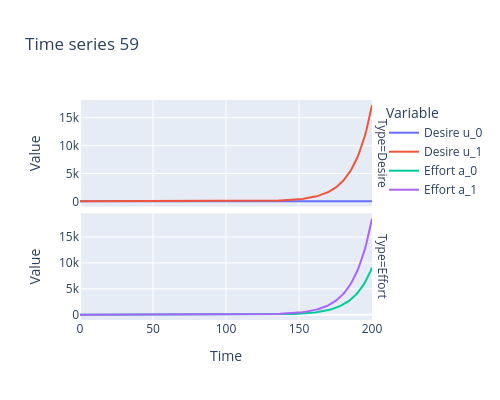
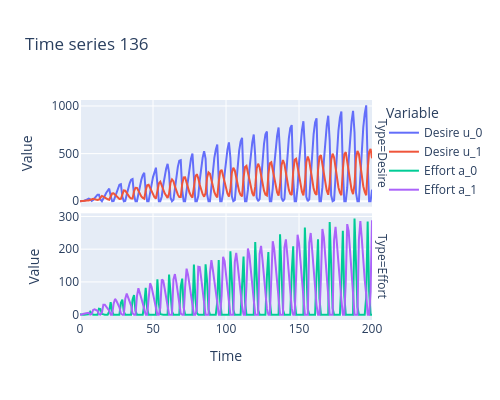
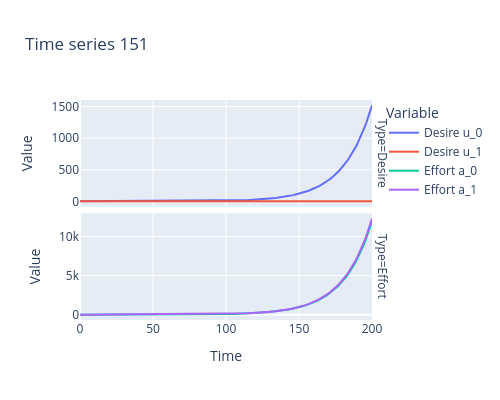
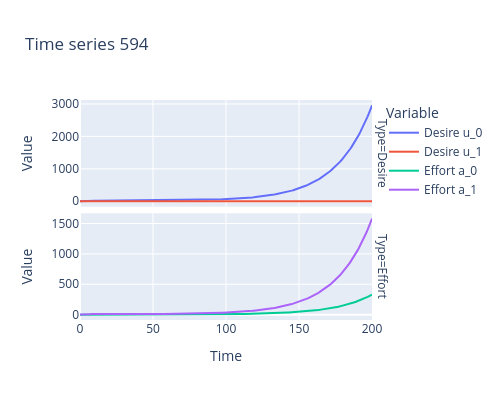

Notebook code cell kept with these figures, in order:
### Markdown cell above
## Clean Data

There might still be some divergent time series in the dataset, which we'd like to remove before final processing.
The heuristic for stability checking is already quite good, so only few exponentially divergent samples remain.
Large amplitudes without exponential growth are stable, so will be kept.

### Code cell
def is_divergent(sample, threshold=1e3):
    return np.any(np.abs(sample.time_series) > threshold)


divergent_samples = [{"idx": i, "sample": s} for i, s in enumerate(raw_data) if is_divergent(s)]

print(f"Found {len(divergent_samples)} possibly divergent samples.")

for s in divergent_samples:
    # print(f"{repr(s['sample'].parameters)}\n{repr(s['sample'].initial_conditions)}")
    plot_time_series(s["sample"], title=f"Time series {s['idx']}", height=400, width=500)

# Chosen from visual inspection:
remove_positions = [59, 151, 594, 956, 853, 1194, 2609, 2834, 3296, 4607, 6364, 7749, 7951, 9890]

### Figure 1 — Plotly figure (JSON) as saved in the notebook; plotly's stock layout.template omitted (floating-point values rounded to 4 significant figures; data arrays with more than 128 entries replaced by an {"elided": "..."} marker saying what was removed)
{"data": [{"hovertemplate": "Variable=Desire u_0<br>Type=Desire<br>Time=%{x}<br>Value=%{y}<extra></extra>", "legendgroup": "Desire u_0", "line": {"color": "#636efa", "dash": "solid"}, "marker": {"symbol": "circle"}, "mode": "lines", "name": "Desire u_0", "orientation": "v", "showlegend": true, "type": "scatter", "x": {"elided": "201 float values"}, "xaxis": "x2", "y": {"elided": "201 float values"}, "yaxis": "y2"}, {"hovertemplate": "Variable=Desire u_1<br>Type=Desire<br>Time=%{x}<br>Value=%{y}<extra></extra>", "legendgroup": "Desire u_1", "line": {"color": "#EF553B", "dash": "solid"}, "marker": {"symbol": "circle"}, "mode": "lines", "name": "Desire u_1", "orientation": "v", "showlegend": true, "type": "scatter", "x": {"elided": "201 float values"}, "xaxis": "x2", "y": {"elided": "201 float values"}, "yaxis": "y2"}, {"hovertemplate": "Variable=Effort a_0<br>Type=Effort<br>Time=%{x}<br>Value=%{y}<extra></extra>", "legendgroup": "Effort a_0", "line": {"color": "#00cc96", "dash": "solid"}, "marker": {"symbol": "circle"}, "mode": "lines", "name": "Effort a_0", "orientation": "v", "showlegend": true, "type": "scatter", "x": {"elided": "201 float values"}, "xaxis": "x", "y": {"elided": "201 float values"}, "yaxis": "y"}, {"hovertemplate": "Variable=Effort a_1<br>Type=Effort<br>Time=%{x}<br>Value=%{y}<extra></extra>", "legendgroup": "Effort a_1", "line": {"color": "#ab63fa", "dash": "solid"}, "marker": {"symbol": "circle"}, "mode": "lines", "name": "Effort a_1", "orientation": "v", "showlegend": true, "type": "scatter", "x": {"elided": "201 float values"}, "xaxis": "x", "y": {"elided": "201 float values"}, "yaxis": "y"}], "layout": {"annotations": [{"font": {}, "showarrow": false, "text": "Type=Effort", "textangle": 90, "x": 0.98, "xanchor": "left", "xref": "paper", "y": 0.2425, "yanchor": "middle", "yref": "paper"}, {"font": {}, "showarrow": false, "text": "Type=Desire", "textangle": 90, "x": 0.98, "xanchor": "left", "xref": "paper", "y": 0.7575, "yanchor": "middle", "yref": "paper"}], "height": 400, "legend": {"title": {"text": "Variable"}, "tracegroupgap": 0}, "title": {"text": "Time series 59"}, "width": 500, "xaxis": {"anchor": "y", "domain": [0, 0.98], "title": {"text": "Time"}}, "xaxis2": {"anchor": "y2", "domain": [0, 0.98], "matches": "x", "showticklabels": false}, "yaxis": {"anchor": "x", "domain": [0, 0.485], "showticklabels": true, "title": {"text": "Value"}}, "yaxis2": {"anchor": "x2", "domain": [0.515, 1], "showticklabels": true, "title": {"text": "Value"}}}}

### Figure 2 — Plotly figure (JSON) as saved in the notebook; plotly's stock layout.template omitted (floating-point values rounded to 4 significant figures; data arrays with more than 128 entries replaced by an {"elided": "..."} marker saying what was removed)
{"data": [{"hovertemplate": "Variable=Desire u_0<br>Type=Desire<br>Time=%{x}<br>Value=%{y}<extra></extra>", "legendgroup": "Desire u_0", "line": {"color": "#636efa", "dash": "solid"}, "marker": {"symbol": "circle"}, "mode": "lines", "name": "Desire u_0", "orientation": "v", "showlegend": true, "type": "scatter", "x": {"elided": "201 float values"}, "xaxis": "x2", "y": {"elided": "201 float values"}, "yaxis": "y2"}, {"hovertemplate": "Variable=Desire u_1<br>Type=Desire<br>Time=%{x}<br>Value=%{y}<extra></extra>", "legendgroup": "Desire u_1", "line": {"color": "#EF553B", "dash": "solid"}, "marker": {"symbol": "circle"}, "mode": "lines", "name": "Desire u_1", "orientation": "v", "showlegend": true, "type": "scatter", "x": {"elided": "201 float values"}, "xaxis": "x2", "y": {"elided": "201 float values"}, "yaxis": "y2"}, {"hovertemplate": "Variable=Effort a_0<br>Type=Effort<br>Time=%{x}<br>Value=%{y}<extra></extra>", "legendgroup": "Effort a_0", "line": {"color": "#00cc96", "dash": "solid"}, "marker": {"symbol": "circle"}, "mode": "lines", "name": "Effort a_0", "orientation": "v", "showlegend": true, "type": "scatter", "x": {"elided": "201 float values"}, "xaxis": "x", "y": {"elided": "201 float values"}, "yaxis": "y"}, {"hovertemplate": "Variable=Effort a_1<br>Type=Effort<br>Time=%{x}<br>Value=%{y}<extra></extra>", "legendgroup": "Effort a_1", "line": {"color": "#ab63fa", "dash": "solid"}, "marker": {"symbol": "circle"}, "mode": "lines", "name": "Effort a_1", "orientation": "v", "showlegend": true, "type": "scatter", "x": {"elided": "201 float values"}, "xaxis": "x", "y": {"elided": "201 float values"}, "yaxis": "y"}], "layout": {"annotations": [{"font": {}, "showarrow": false, "text": "Type=Effort", "textangle": 90, "x": 0.98, "xanchor": "left", "xref": "paper", "y": 0.2425, "yanchor": "middle", "yref": "paper"}, {"font": {}, "showarrow": false, "text": "Type=Desire", "textangle": 90, "x": 0.98, "xanchor": "left", "xref": "paper", "y": 0.7575, "yanchor": "middle", "yref": "paper"}], "height": 400, "legend": {"title": {"text": "Variable"}, "tracegroupgap": 0}, "title": {"text": "Time series 136"}, "width": 500, "xaxis": {"anchor": "y", "domain": [0, 0.98], "title": {"text": "Time"}}, "xaxis2": {"anchor": "y2", "domain": [0, 0.98], "matches": "x", "showticklabels": false}, "yaxis": {"anchor": "x", "domain": [0, 0.485], "showticklabels": true, "title": {"text": "Value"}}, "yaxis2": {"anchor": "x2", "domain": [0.515, 1], "showticklabels": true, "title": {"text": "Value"}}}}

### Figure 3 — Plotly figure (JSON) as saved in the notebook; plotly's stock layout.template omitted (floating-point values rounded to 4 significant figures; data arrays with more than 128 entries replaced by an {"elided": "..."} marker saying what was removed)
{"data": [{"hovertemplate": "Variable=Desire u_0<br>Type=Desire<br>Time=%{x}<br>Value=%{y}<extra></extra>", "legendgroup": "Desire u_0", "line": {"color": "#636efa", "dash": "solid"}, "marker": {"symbol": "circle"}, "mode": "lines", "name": "Desire u_0", "orientation": "v", "showlegend": true, "type": "scatter", "x": {"elided": "201 float values"}, "xaxis": "x2", "y": {"elided": "201 float values"}, "yaxis": "y2"}, {"hovertemplate": "Variable=Desire u_1<br>Type=Desire<br>Time=%{x}<br>Value=%{y}<extra></extra>", "legendgroup": "Desire u_1", "line": {"color": "#EF553B", "dash": "solid"}, "marker": {"symbol": "circle"}, "mode": "lines", "name": "Desire u_1", "orientation": "v", "showlegend": true, "type": "scatter", "x": {"elided": "201 float values"}, "xaxis": "x2", "y": {"elided": "201 float values"}, "yaxis": "y2"}, {"hovertemplate": "Variable=Effort a_0<br>Type=Effort<br>Time=%{x}<br>Value=%{y}<extra></extra>", "legendgroup": "Effort a_0", "line": {"color": "#00cc96", "dash": "solid"}, "marker": {"symbol": "circle"}, "mode": "lines", "name": "Effort a_0", "orientation": "v", "showlegend": true, "type": "scatter", "x": {"elided": "201 float values"}, "xaxis": "x", "y": {"elided": "201 float values"}, "yaxis": "y"}, {"hovertemplate": "Variable=Effort a_1<br>Type=Effort<br>Time=%{x}<br>Value=%{y}<extra></extra>", "legendgroup": "Effort a_1", "line": {"color": "#ab63fa", "dash": "solid"}, "marker": {"symbol": "circle"}, "mode": "lines", "name": "Effort a_1", "orientation": "v", "showlegend": true, "type": "scatter", "x": {"elided": "201 float values"}, "xaxis": "x", "y": {"elided": "201 float values"}, "yaxis": "y"}], "layout": {"annotations": [{"font": {}, "showarrow": false, "text": "Type=Effort", "textangle": 90, "x": 0.98, "xanchor": "left", "xref": "paper", "y": 0.2425, "yanchor": "middle", "yref": "paper"}, {"font": {}, "showarrow": false, "text": "Type=Desire", "textangle": 90, "x": 0.98, "xanchor": "left", "xref": "paper", "y": 0.7575, "yanchor": "middle", "yref": "paper"}], "height": 400, "legend": {"title": {"text": "Variable"}, "tracegroupgap": 0}, "title": {"text": "Time series 151"}, "width": 500, "xaxis": {"anchor": "y", "domain": [0, 0.98], "title": {"text": "Time"}}, "xaxis2": {"anchor": "y2", "domain": [0, 0.98], "matches": "x", "showticklabels": false}, "yaxis": {"anchor": "x", "domain": [0, 0.485], "showticklabels": true, "title": {"text": "Value"}}, "yaxis2": {"anchor": "x2", "domain": [0.515, 1], "showticklabels": true, "title": {"text": "Value"}}}}

### Figure 4 — Plotly figure (JSON) as saved in the notebook; plotly's stock layout.template omitted (floating-point values rounded to 4 significant figures; data arrays with more than 128 entries replaced by an {"elided": "..."} marker saying what was removed)
{"data": [{"hovertemplate": "Variable=Desire u_0<br>Type=Desire<br>Time=%{x}<br>Value=%{y}<extra></extra>", "legendgroup": "Desire u_0", "line": {"color": "#636efa", "dash": "solid"}, "marker": {"symbol": "circle"}, "mode": "lines", "name": "Desire u_0", "orientation": "v", "showlegend": true, "type": "scatter", "x": {"elided": "201 float values"}, "xaxis": "x2", "y": {"elided": "201 float values"}, "yaxis": "y2"}, {"hovertemplate": "Variable=Desire u_1<br>Type=Desire<br>Time=%{x}<br>Value=%{y}<extra></extra>", "legendgroup": "Desire u_1", "line": {"color": "#EF553B", "dash": "solid"}, "marker": {"symbol": "circle"}, "mode": "lines", "name": "Desire u_1", "orientation": "v", "showlegend": true, "type": "scatter", "x": {"elided": "201 float values"}, "xaxis": "x2", "y": {"elided": "201 float values"}, "yaxis": "y2"}, {"hovertemplate": "Variable=Effort a_0<br>Type=Effort<br>Time=%{x}<br>Value=%{y}<extra></extra>", "legendgroup": "Effort a_0", "line": {"color": "#00cc96", "dash": "solid"}, "marker": {"symbol": "circle"}, "mode": "lines", "name": "Effort a_0", "orientation": "v", "showlegend": true, "type": "scatter", "x": {"elided": "201 float values"}, "xaxis": "x", "y": {"elided": "201 float values"}, "yaxis": "y"}, {"hovertemplate": "Variable=Effort a_1<br>Type=Effort<br>Time=%{x}<br>Value=%{y}<extra></extra>", "legendgroup": "Effort a_1", "line": {"color": "#ab63fa", "dash": "solid"}, "marker": {"symbol": "circle"}, "mode": "lines", "name": "Effort a_1", "orientation": "v", "showlegend": true, "type": "scatter", "x": {"elided": "201 float values"}, "xaxis": "x", "y": {"elided": "201 float values"}, "yaxis": "y"}], "layout": {"annotations": [{"font": {}, "showarrow": false, "text": "Type=Effort", "textangle": 90, "x": 0.98, "xanchor": "left", "xref": "paper", "y": 0.2425, "yanchor": "middle", "yref": "paper"}, {"font": {}, "showarrow": false, "text": "Type=Desire", "textangle": 90, "x": 0.98, "xanchor": "left", "xref": "paper", "y": 0.7575, "yanchor": "middle", "yref": "paper"}], "height": 400, "legend": {"title": {"text": "Variable"}, "tracegroupgap": 0}, "title": {"text": "Time series 594"}, "width": 500, "xaxis": {"anchor": "y", "domain": [0, 0.98], "title": {"text": "Time"}}, "xaxis2": {"anchor": "y2", "domain": [0, 0.98], "matches": "x", "showticklabels": false}, "yaxis": {"anchor": "x", "domain": [0, 0.485], "showticklabels": true, "title": {"text": "Value"}}, "yaxis2": {"anchor": "x2", "domain": [0.515, 1], "showticklabels": true, "title": {"text": "Value"}}}}
